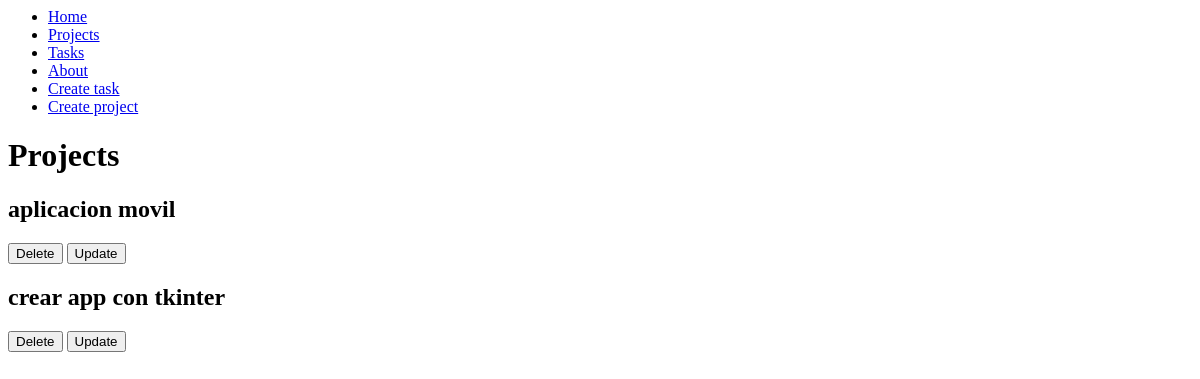
The page /projects/ on the database as committed earlier.
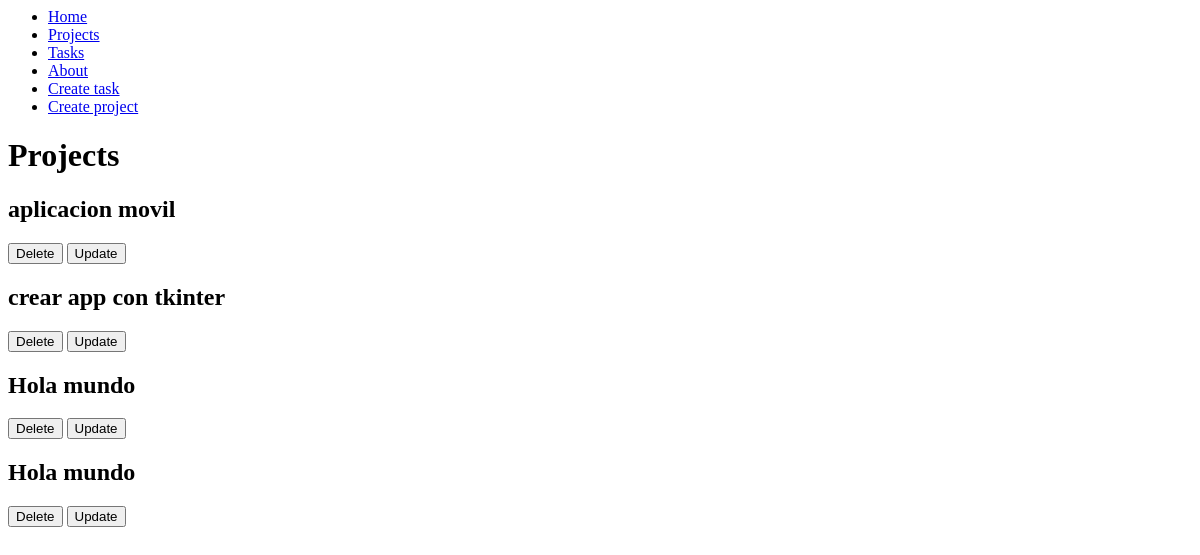
The same page on the database as committed later.
### myapp/models.py (models this page shows, shortened)
class Project(models.Model):
    name = models.CharField(max_length=200)

### myapp/views.py (the view)
# urls.py: path('projects/', views.projects, name="projects"),
def projects(request):
    projects = Project.objects.all()
    return render(request, 'projects/projects.html', {
        "projects": projects
    })

### myapp/templates/projects/projects.html
{% extends "base.html" %}
{% block content %}
<h1>Projects</h1>
{%for project in projects %}
<article>
  <h1>{{ project.name}}</h1>
  <button>Delete</button>
  <button>Update</button>
</article>
{% endfor %}
{% endblock  %}

Rows that differ between the two databases and show on the page:
added Project: name "Hola mundo"
added Project: name "Hola mundo"
